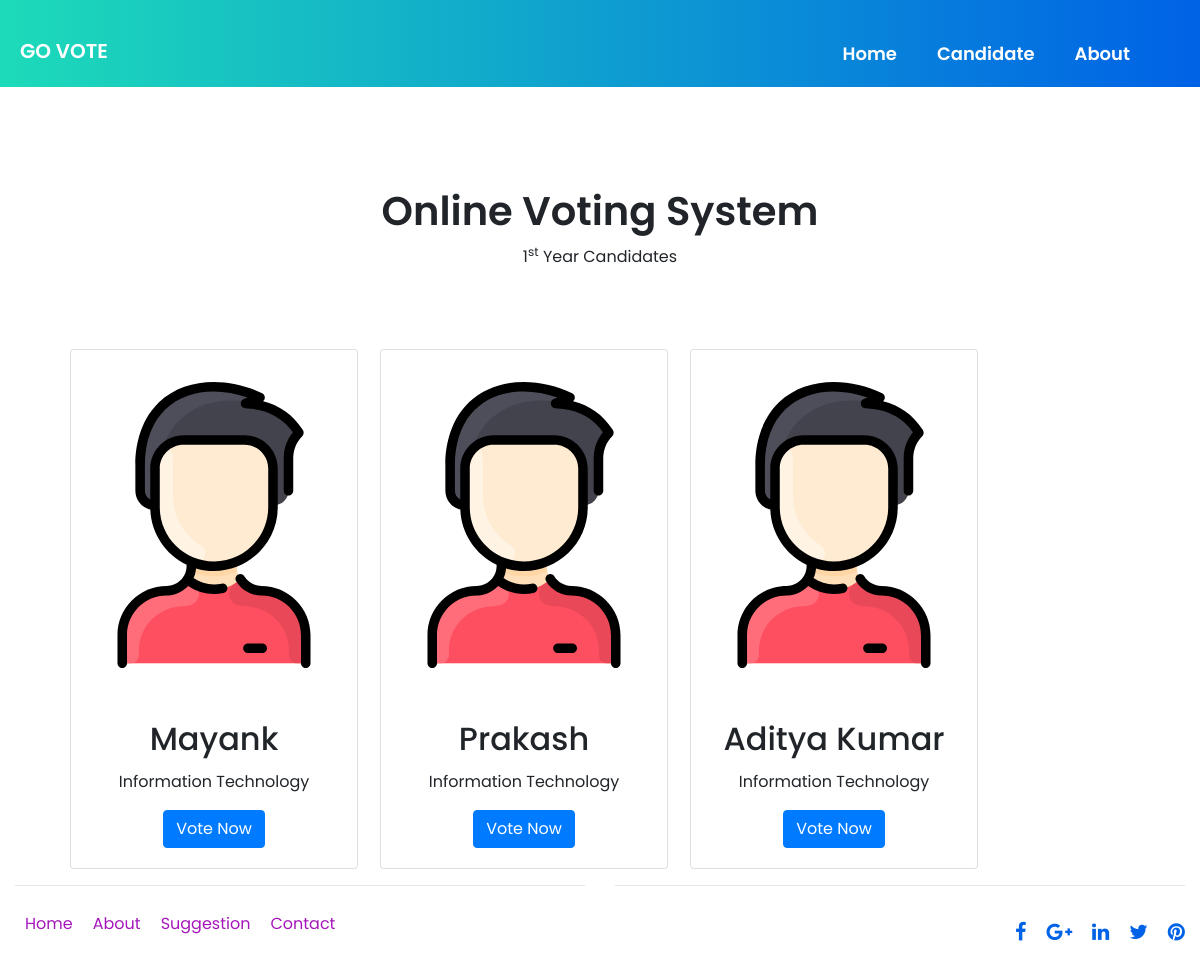
The page /candidate.php on the database its author committed.
### tables this page shows
CREATE TABLE IF NOT EXISTS `candidates` (
  `id` int(11) NOT NULL AUTO_INCREMENT,
  `name` varchar(50) DEFAULT NULL,
  `email` varchar(100) DEFAULT NULL,
  `mobile` bigint(20) DEFAULT NULL,
  `branch` varchar(30) DEFAULT NULL,
  `rollno` bigint(30) DEFAULT NULL,
  `enrollid` varchar(40) DEFAULT NULL,
  `approve_status` int(11) DEFAULT '0' COMMENT '0 for pending , 1 for approve 2 for reject',
  PRIMARY KEY (`id`)
);

### candidate.php (the view, shortened to what this page needs)
<!DOCTYPE html>
<html lang="en">
<head>
<link rel="stylesheet" href="css/bootstrap.min.css">
<link rel="stylesheet" href="https://stackpath.bootstrapcdn.com/font-awesome/4.7.0/css/font-awesome.min.css">
<link rel="stylesheet" href="css/style.css">
</head>
<body>
  <div class="container-fluid" id="cont-3">
    <header id="nav-bar">
      <nav class="navbar navbar-expand-lg navbar-light bg-dark">
        <a class="navbar-brand" href="index.html"  style="color: white; font-weight: 600; margin-top: 15px;">GO VOTE</a>
        <div class="collapse navbar-collapse" id="navbarNav">
          <ul class="navbar-nav ml-auto animate__animated animate__bounceInDown" style="padding-right: 50px;">
            <li class="nav-item" >
              <a class="nav-link" href="index.html" style="color:white; font-weight: 600; text-align: center; font-size: 18px; margin-top: 20px;  text-transform: capitalize; padding: 20px;">Home</a>
            </li>
            <li class="nav-item" >
              <a class="nav-link" href="year.php"  style="color: white; font-weight: 600; text-align: center; font-size: 18px; margin-top: 20px;  text-transform: capitalize; padding: 20px;">Candidate</a>
            </li>
            <li class="nav-item" >
              <a class="nav-link" href="about.php"  style="color: white; font-weight: 600; text-align: center; font-size: 18px; margin-top: 20px;  text-transform: capitalize; padding: 20px;">About</a>
            </li>
          </ul>
        </div>
    </nav>
</header>
<div class="container">
         <div class="row">
           <div class="col-md-12" >
           <h1 class="text-center" style="margin-bottom: 10px;">Online Voting System</h1>
           <p class="text-center" style="margin-bottom: 50px;">1<sup>st</sup> Year Candidates</p>
         </div>
         <?php
   $sql = "select * from candidates where approve_status=1";
   include("dbConnect.php");
       $result= $pdo->query($sql);
     $rs =   $result->fetchAll();
     foreach($rs as $row){
?>
          <div class="col-md-3 " style=" margin-left:25px; padding-top: 30px;">
                <div class="card" style="width: 18rem;">
                  <img class="card-img-top" src="img/9.svg" alt="shinzo" height="350px">
                  <div class="card-body">
                    <h2 class="card-title"><?php echo $row['name']; ?></h2>
                    <p class="card-text"><?php echo $row['branch']; ?></p>
                    <a href="confirmation.php" class="btn btn-primary">Vote Now</a>
                  </div>
                </div>
              </div>
              <?php } ?>
          </div>
        </div>
      <section>
        <div class="container-fluid">
          <div class="row">
            <div class="col-md-6">
              <hr>
              <div class="Footer">
              <ul style="display: flex;">
                  <li style="list-style: none; padding: 10px; "><a href="index.html" style="text-decoration: none; color: #a517ba;">Home</a></li>
                  <li style="list-style: none; padding: 10px; "><a href="about.php" style="text-decoration: none; color: #a517ba;">About</a></li>
                  <li style="list-style: none; padding: 10px; "><a href="suggestion.html" style="text-decoration: none; color: #a517ba;">Suggestion</a></li>
                  <li style="list-style: none; padding: 10px; "><a href="contact_form.php" style="text-decoration: none; color: #a517ba;">Contact</a></li>
                </ul>
              </div>
            </div>
            <div class="col-md-6">
              <hr>
              <div class="social-icon">
                <ul >
                                <li>
                                    <a href="">
                                        <i class="fa fa-facebook"></i>
                                    </a>
                                </li>
                                <li>
                                    <a href="">
                                        <i class="fa fa-google-plus"></i>
                                    </a>
                                </li>
                                <li>
                                    <a href="">
                                        <i class="fa fa-linkedin"></i>
                                    </a>
                                </li>
                                <li>
                                    <a href="">
                                        <i class="fa fa-twitter"></i>
                                    </a>
                                </li>
                                <li>
                                    <a href="">
                                        <i class="fa fa-pinterest"></i>
                                    </a>
                                </li>
                            </ul>
              </div>
            </div>
          </div>
        </div>
        </section>
</body>
</html>

### css/style.css (style rules this page uses)
* { margin: 0; padding: 0; box-sizing: border-box; font-family: 'Poppins', sans-serif; scroll-behavior: smooth; text-align: center; }
#nav-bar { position: sticky; }
.navbar { background-image: linear-gradient(to right, #1DDBB9, #0062E6); padding: 0; }
.navbar-brand { height: 40px; padding-left: 20px; }
h1 { font-size: 40px; font-weight: 600; margin-top: 100px; }
#cont-3 { margin-left: 0; margin-right: 0; padding-left: 0; padding-right: 0; max-width: 100%; }
.social-icon ul { list-style: none; display: flex; justify-content: flex-end; }
.social-icon li { padding-left: 20px; padding-top: 15px; }
.social-icon li a { color: #0062E6; font-size: 20px; }

### candidate.php (style rules this page uses)
* { margin: 0; padding: 0; box-sizing: border-box; scroll-behavior: smooth; text-align: center; font-family: 'Poppins', sans-serif; }

### rows shown on the page
candidates: name "Mayank", branch "Information Technology"
candidates: name "Prakash", branch "Information Technology"
candidates: name "Aditya Kumar", branch "Information Technology"
